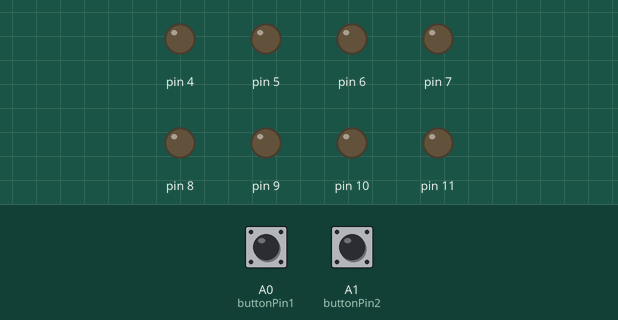
Simulated run of this sketch. Board: Arduino Uno, built with avr-gcc and run on an emulated ATmega328P. Shown: output pins drawn as LEDs (lit = HIGH). Inputs (shaded band) come from the test bench; at power-on: A0 (buttonPin1) HIGH, A1 (buttonPin2) HIGH.

Above: at 1.2 s.
1.3 s: A0 (buttonPin1) pulled LOW for 3.2 s
At 2.7 s:
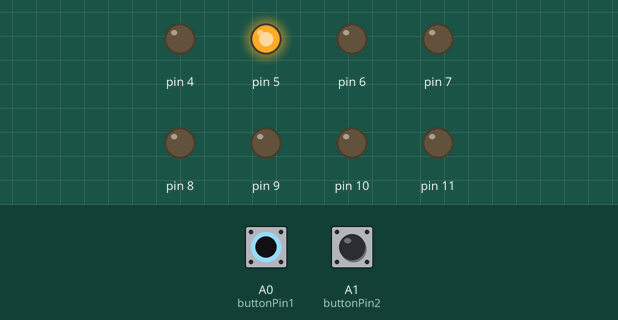
6.8 s: A0 (buttonPin1) pulled LOW for 0.15 s
At 8.1 s:
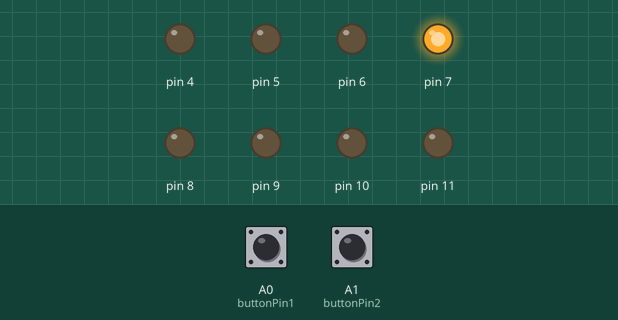
9.9 s: A0 (buttonPin1) pulled LOW for 1 s
At 11.6 s:
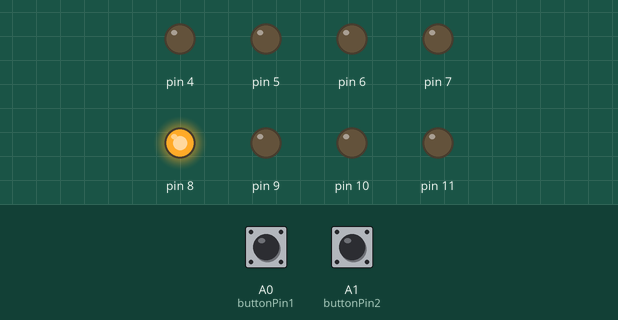
13.4 s: A0 (buttonPin1) pulled LOW for 0.15 s
At 15.2 s:
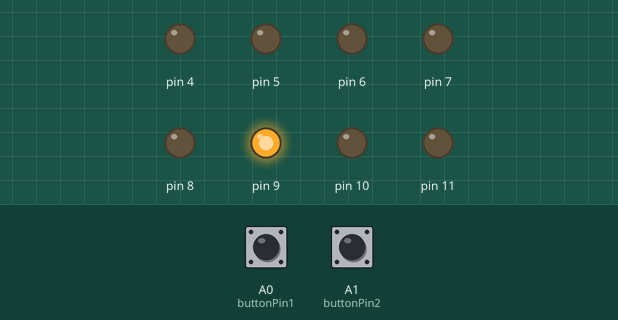
16.5 s: A0 (buttonPin1) pulled LOW for 0.15 s
At 17.9 s:
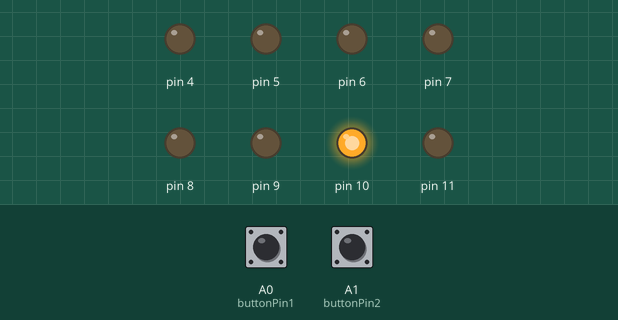
19.6 s: A0 (buttonPin1) pulled LOW for 1 s
At 21.4 s:
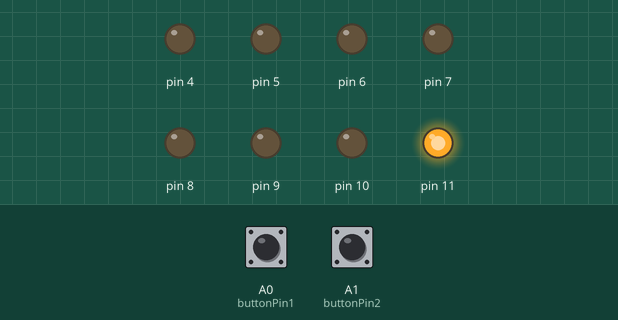
Timing chart, 0 to 23.1 s (numbered marks = the images above; inputs shaded):
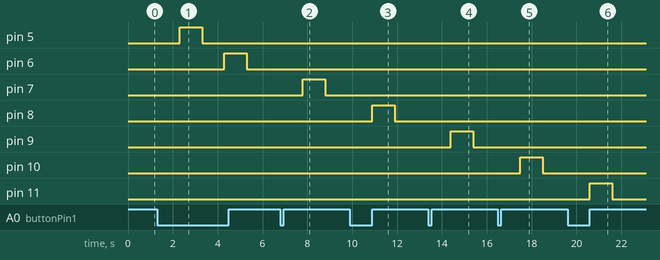

Measured:
- after the input at 1.3 s, pin 5: LOW → HIGH after 1.0 s, → LOW 1.0 s later; pin 6: LOW → HIGH after 3.0 s, → LOW 1.0 s later
- after the input at 6.8 s, pin 7: LOW → HIGH after 1.0 s, → LOW 1.0 s later
- after the input at 9.9 s, pin 8: LOW → HIGH after 1.0 s, → LOW 1.0 s later
- after the input at 13.4 s, pin 9: LOW → HIGH after 1.0 s, → LOW 1.0 s later
- after the input at 16.5 s, pin 10: LOW → HIGH after 1.0 s, → LOW 1.0 s later
- after the input at 19.6 s, pin 11: LOW → HIGH after 1.0 s, → LOW 1.0 s later

The sketch:

Exercise2.ino
```cpp
const int buttonPin1 = A0; // the number of the pushbutton pin
const int buttonPin2 = A1; // the number of the pushbutton pin
int buttonState1 = 0; // variable for reading the pushbutton status
int buttonState2 = 0; // variable for reading the pushbutton status
int i = 0;

void setup() {
  // put your setup code here, to run once:

  // PORT B(pin 8-11)
  DDRB = 0b00001111;
  // PORT D(pin 4-7)
  DDRD = 0b11110000;
  Serial.begin(9600);
}

void loop() {
  // put your main code here, to run repeatedly:

  // read the state of the pushbutton value:
  buttonState1 = digitalRead(buttonPin1);
  buttonState2 = digitalRead(buttonPin2);
  //start pin4 to 11

  // check if the pushbutton is pressed. If it is, the buttonState is HIGH:
  if (buttonState1 == LOW) {
    i++;
    delay(1000);
    if ((i%8) < 4){
      PORTD = 0x10 << (i%4);
      delay(1000);
      PORTD = 0x00;
      }
      else if (4 <= (i%8)){
      PORTB = 1 << (i%4);
      delay(1000);
      PORTB = 0x00;
    }

  }

  if (buttonState2 == LOW) {
    i--;
    delay(1000);
    if ((i%8) < 4){
      PORTD = 0x10 << (i%4);
      delay(1000);
      PORTD = 0x00;
      }
      else if (4 <= (i%8)){
      PORTB = 1 << (i%4);
      delay(1000);
      PORTB = 0x00;
    }
  }
}
```
